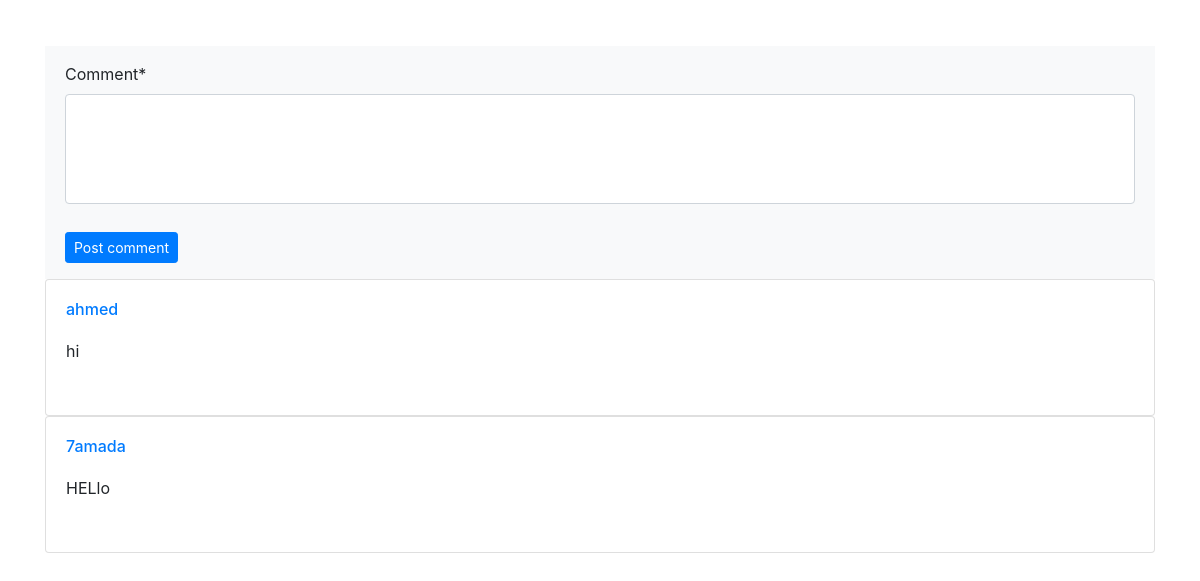
/problem/1 (signed in, lower part), run on an earlier commit of the app's database.
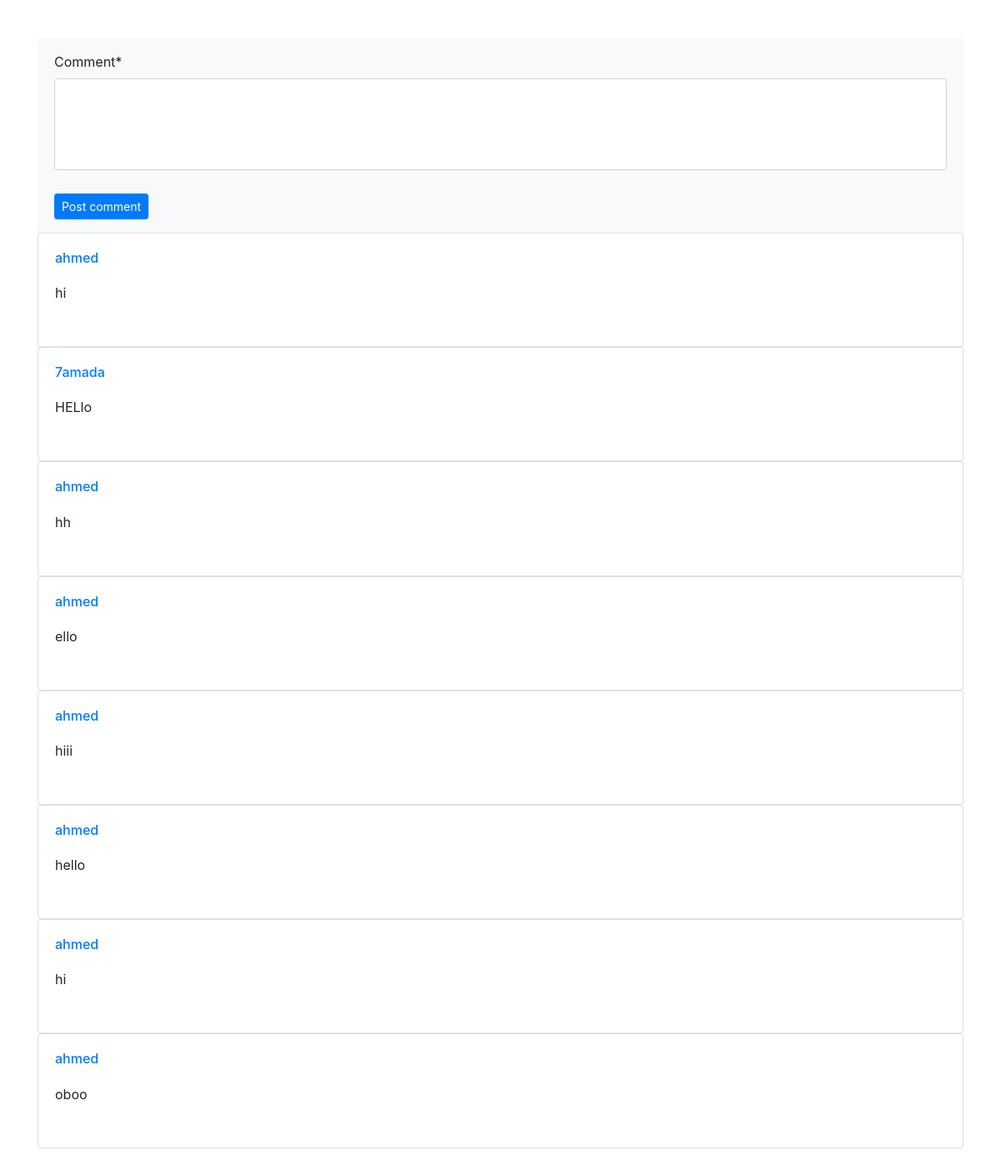
And on a later commit of the database.
### home/models.py (models this page shows, shortened)
class Comment(models.Model):
    comment = models.CharField(max_length=500)
    id = models.AutoField(primary_key=True)
    problem = models.ForeignKey('Problem', on_delete=models.CASCADE, related_name='parent_problem')
    user = models.ForeignKey('UserProfile', on_delete=models.CASCADE, related_name='commenter')
    parent = models.ForeignKey('self', on_delete=models.CASCADE, null=True, blank=True, related_name='replies')

class UserProfile(models.Model):
    user = models.OneToOneField(User, on_delete=models.CASCADE)
    paymethod = models.CharField(max_length=50)
    answers = models.ManyToManyField('Answer', related_name='users_answered_questions', blank=True)
    problems_solved = models.ManyToManyField('Problem', related_name='users_solved_problems', blank=True)
    recommendations = models.ManyToManyField('Problem', related_name='users_recommended_problems', blank=True)

### problem/views.py (the view)
# urls.py: path('problem/', include('problem.urls')),
def problem(request, problem_id):
    if request.user.is_authenticated:
        form = SubmitCodeForm()
        comment = CommentForm()
        problem = Problem.objects.get(id=problem_id)
        return render(request, 'problem/problem.html', { 'problem': problem, 'form': form, 'comment': comment })
    else:
        return render(request, 'home/home.html', { 'message': "You must be logged in to view this page." })

### problem/forms.py
class SubmitCodeForm(forms.Form):
    code = forms.CharField(widget=forms.Textarea(attrs={'rows': 4, 'id': 'code', 'class': 'form-control'}))

class CommentForm(forms.Form):
    comment = forms.CharField(widget=forms.Textarea(attrs={'rows': 4, 'id': 'comment', 'class': 'form-control'}))

### problem/templates/problem/problem.html (shortened to what this page needs)
{% extends "home/temp.html" %}
{% block content %}
    {% load crispy_forms_tags %}
    <div class="container py-5">
            </div>
        <div class="card-footer py-3 border-0" style="background-color: #f8f9fa;">
            <div class="d-flex flex-start w-100">
                <div class="form-outline w-100">
                <form method="POST" id = "commentform">
                    {{comment.comment|as_crispy_field}}
              </div>
            </div>
            <div class="float-end mt-2 pt-1">
              <button type="submit" class="btn btn-primary btn-sm">
                Post comment
              </button>
            </div>
          </div>
          <section id = "commentsection">
          {% for x in problem.comments.all %}
          <div class="card" id = "comment{{x.id}}">
              <div class="card-body">
                <div class="d-flex flex-start align-items-center">
                  <div>
                    <h6 class="fw-bold text-primary mb-1">
                      <a href = "{% url 'user_profile' x.user.user.username%}">{{x.user.user.username}}</a>
                    </h6>
                  </div>
                </div>
                <p class="mt-3 mb-4 pb-2">
                  {{x.comment}}
                </p>
              </div>
            </div>
          {% endfor %}
            </section>
{% endblock %}

### home/templates/home/temp.html (shortened to what this page needs)
<!DOCTYPE html>
<html>
  <head>
    <link rel="stylesheet" href="https://cdn.jsdelivr.net/npm/bootstrap@4.5.3/dist/css/bootstrap.min.css">
  </head>
 <body>
    {% block content %}
    {% endblock %}
  </body>
</html>

What changed in the data, as far as the page shows it:
added Comment: user.user.username "ahmed", comment "hh"
added Comment: user.user.username "ahmed", comment "ello"
added Comment: user.user.username "ahmed", comment "hiii"
added Comment: user.user.username "ahmed", comment "hello"
added Comment: user.user.username "ahmed", comment "hi"
added Comment: user.user.username "ahmed", comment "oboo"
